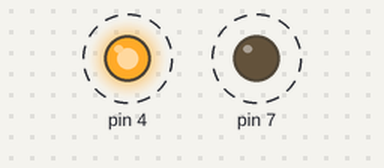
Recording of a sketch running on a simulated Arduino Uno, built with avr-gcc and run on an emulated ATmega328P. Parts: output pins drawn as LEDs (lit = HIGH). Dashed ring = blinking.

Above: at 0.7 s.
Timing chart, 0 to 3.0 s (numbered marks = the images above):
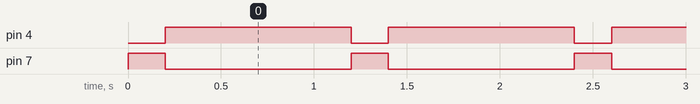

The sketch:

sketch.ino
```cpp
void setup()
{
    pinMode(4, OUTPUT);
    pinMode(7, OUTPUT);
}

void loop()
{
    digitalWrite(7, HIGH);
    digitalWrite(4, LOW);

    delay(200);

    digitalWrite(7, LOW);
    digitalWrite(4, HIGH);

    delay(1000);
}
```

Measured:
- by itself, pin 4: alternates HIGH for 1.0 s and LOW for 0.20 s
- by itself, pin 7: alternates HIGH for 0.20 s and LOW for 1.0 s
